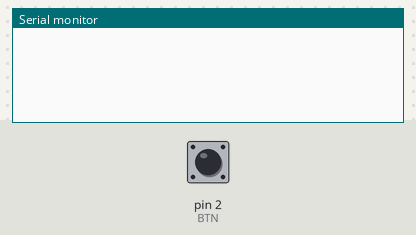
The sketch below on a simulated Arduino Uno, built with avr-gcc and run on an emulated ATmega328P. On the bench: the last lines printed to the serial monitor. Inputs (shaded band) come from the test bench; at power-on: pin 2 (BTN) LOW.

Above: at 1.2 s.
1.3 s: pin 2 (BTN) pulled HIGH for 0.15 s
At 1.43 s:
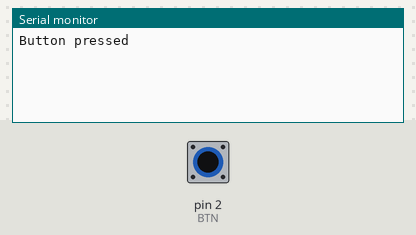
At 2.5 s:
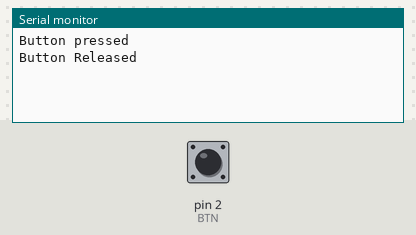

Measured:
- after the input at 1.3 s, the serial monitor: prints a new line at once (image 1)

The sketch:

15_button_bounce.ino
```cpp
#define BTN 2

bool buttonState = LOW;

void setup() {
  Serial.begin(115200);
  pinMode(BTN, INPUT);
}

void loop() {

  bool newButtonState = digitalRead(BTN);

  if(newButtonState != buttonState){
    buttonState = newButtonState;
    if(buttonState == HIGH){
      Serial.println("Button pressed");
    }else{
      Serial.println("Button Released");
    }
  }

}
```
